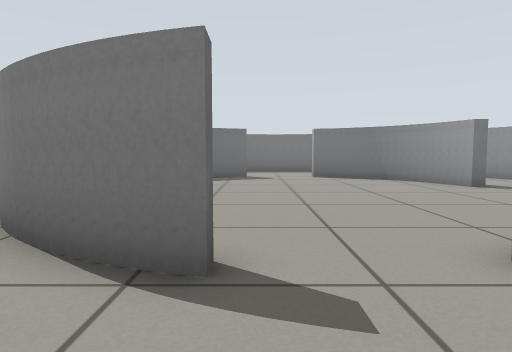
view 1 (above)

23 first-person views from a walk through a Gazebo world. The camera is 0.51 m above the floor, tilts 4° down and sees 75° across. The floor is counted in squares, 0.5 m on a side. Each view is taken from the middle of a square. On the plan, view 1 faces up. The plan holds only what a view shows up to about 13 squares ahead; the rest is blank.

view 2
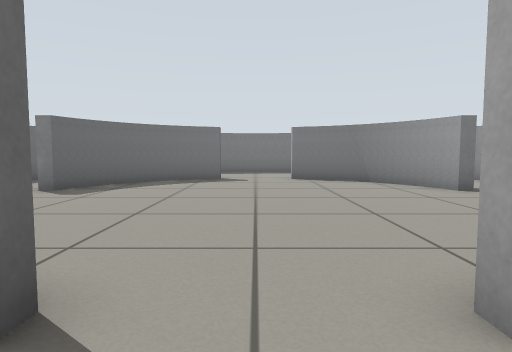

view 3
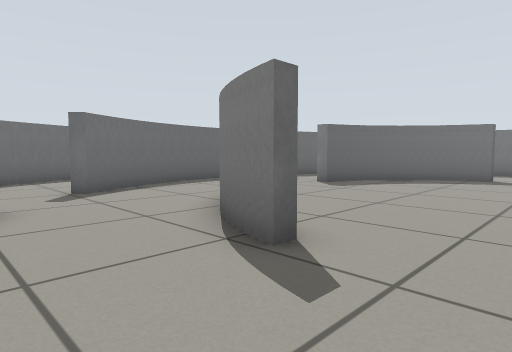

view 4
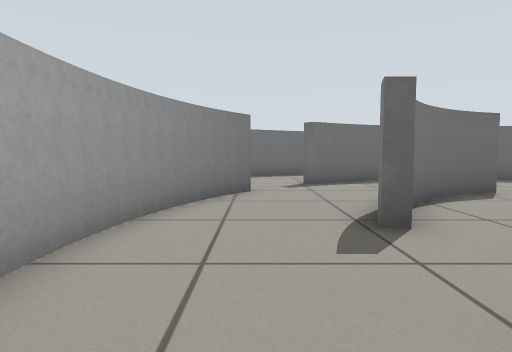

view 5
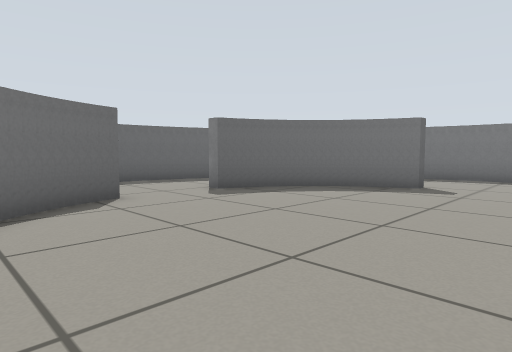

view 6
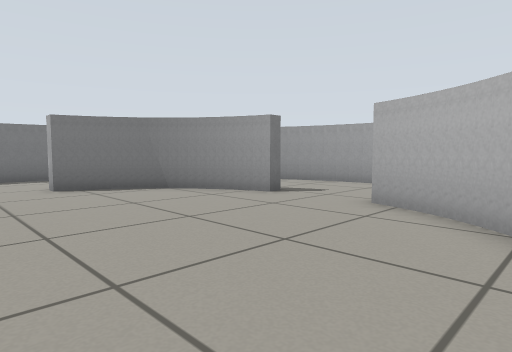

view 7
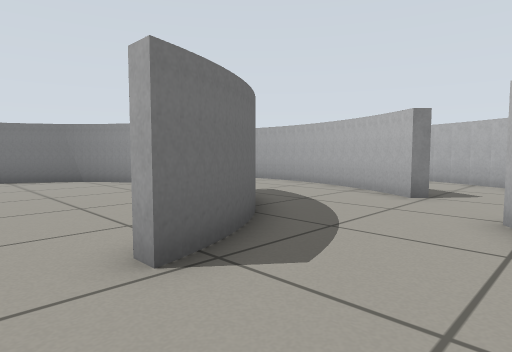

view 8
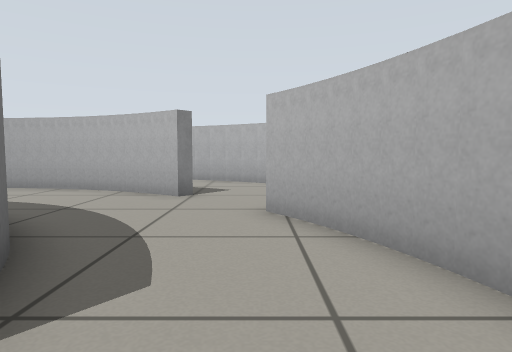

view 9
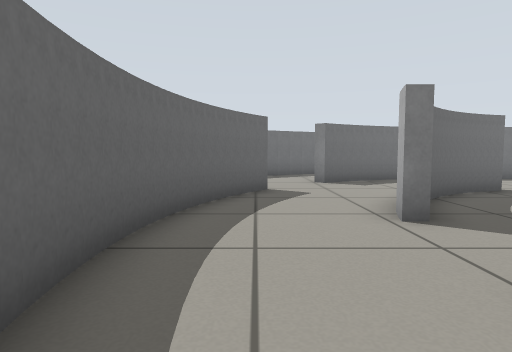

view 10
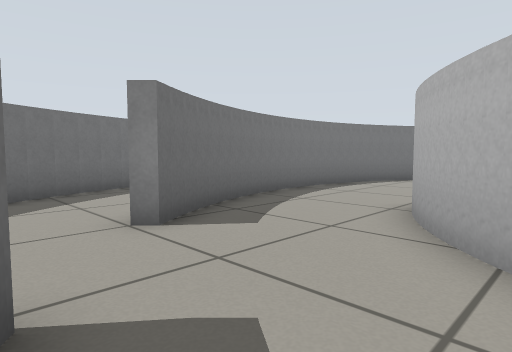

view 11
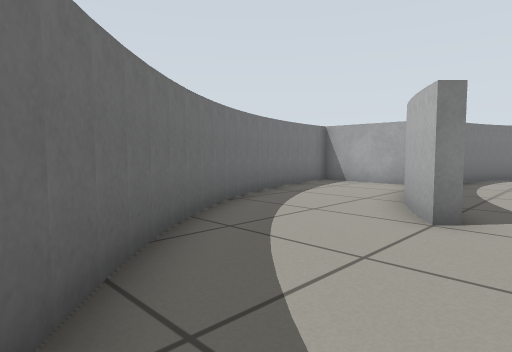

view 12
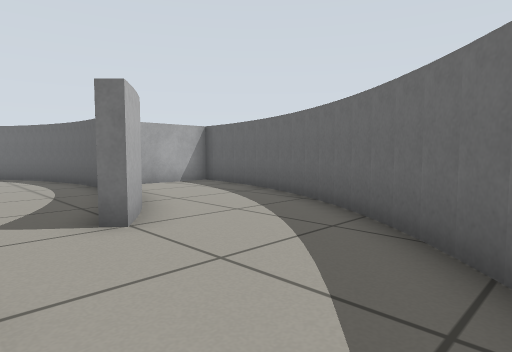

view 13
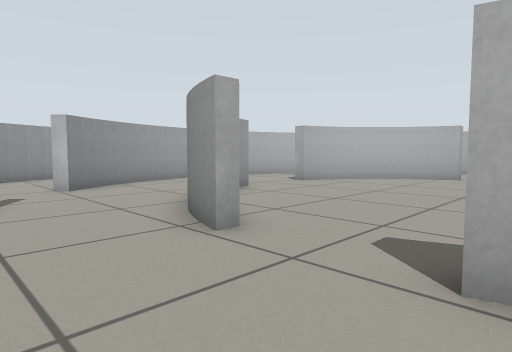

view 14
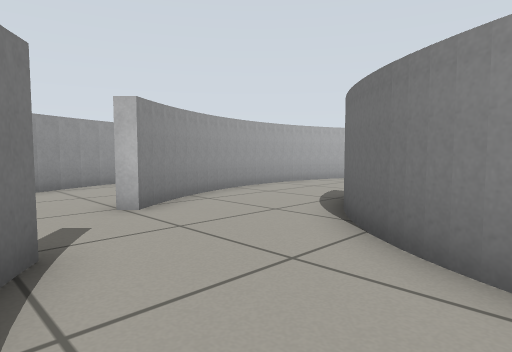

view 15
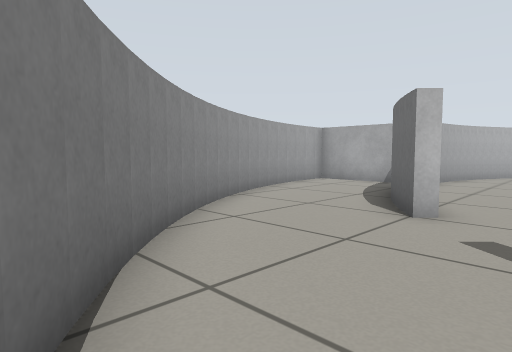

view 16
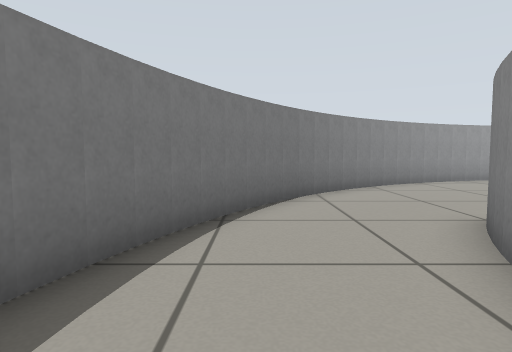

view 17
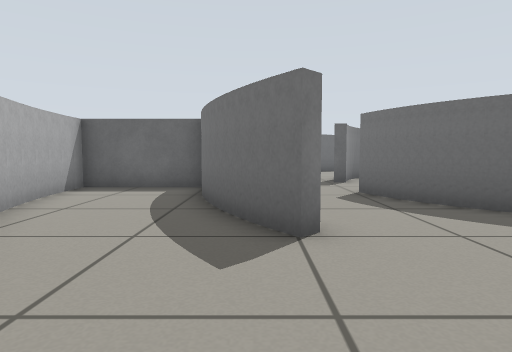

view 18
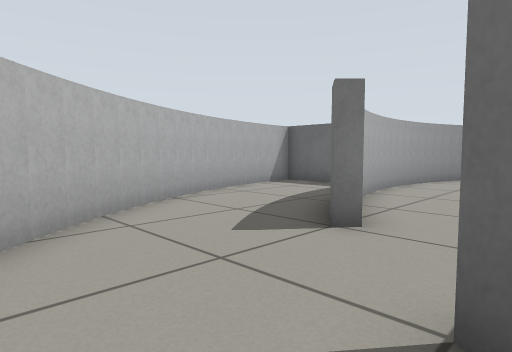

view 19
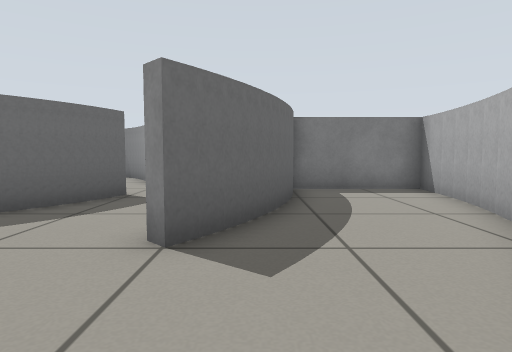

view 20
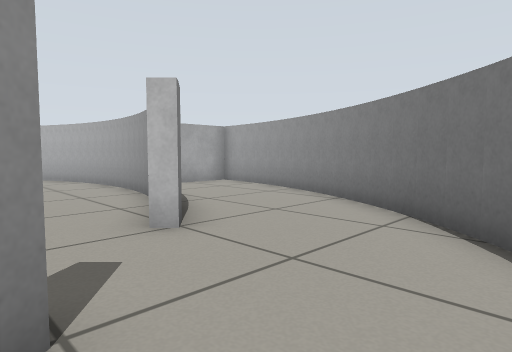

view 21
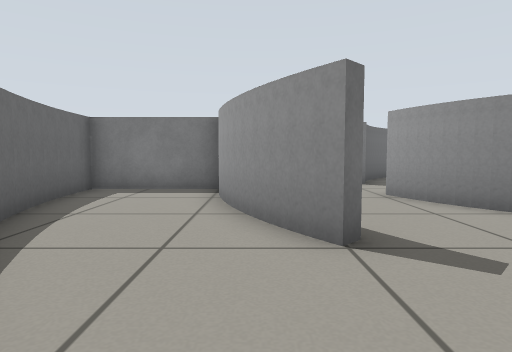

view 22
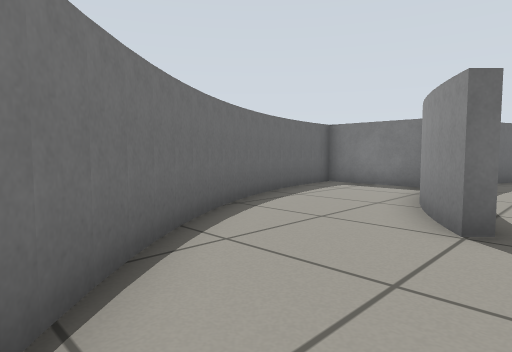

view 23
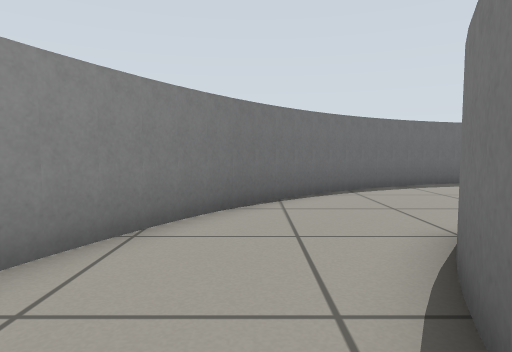

### Floor plan
Key: @ floor where view 1 was taken; # wall or solid block; . floor.
Columns run from 13 left of view 1 to 15 right of it. Each row starts with its distance up from view 1.
 22          ######  ###
 21        ###....#  ..###
 20      ###......#. ....###
 19     ##........#  ......##
 18    ##......#######......##
 17   ##.....###.....###.....##
 16   #......#.........#......#
 15  ##.......................##
 14  #....#....##...##....#....#
 13  #...##...##.....##...##...#
 12 ##...#...##.......##...#...##
 11 #....#...#.........#...#....#
 10 #...##...#.........#...##...#
  9 #...#...................#...#
  8 #####...................#####
  7 #...#...#...........#...#...#
  6 #...##..##.........##..##...#
  5 ##...#...##.......##...#...##
  4  #...#....##.....##....#...#
  3  #...##....##...##....##...#
  2  ##.......................##
  1   #.......................#
  0   ##....###..@....###....##
 -1    ##.....#########.....##
 -2     ##........#........##
 -3      ###......#......###
 -4        ###....#....###
 -5          ###########

Positions as (right, up) in squares from view 1, and headings:
1: (0, 0), facing up
2: (1, 1), facing up
3: (2, 0), facing up-left
4: (4, 1), facing left
5: (3, 4), facing up-left
6: (0, 4), facing up-right
7: (1, 0), facing up-right
8: (1, 1), facing right
9: (-7, 5), facing up
10: (-7, 12), facing up-right
11: (-10, 15), facing up-right
12: (-5, 19), facing down-left
13: (-1, 17), facing down-right
14: (3, 17), facing down-right
15: (7, 20), facing down-right
16: (2, 20), facing right
17: (11, 0), facing left
18: (11, 3), facing down-left
19: (10, -1), facing up
20: (-9, 3), facing down-right
21: (-8, -1), facing up
22: (-6, -2), facing up-left
23: (-1, -2), facing left
